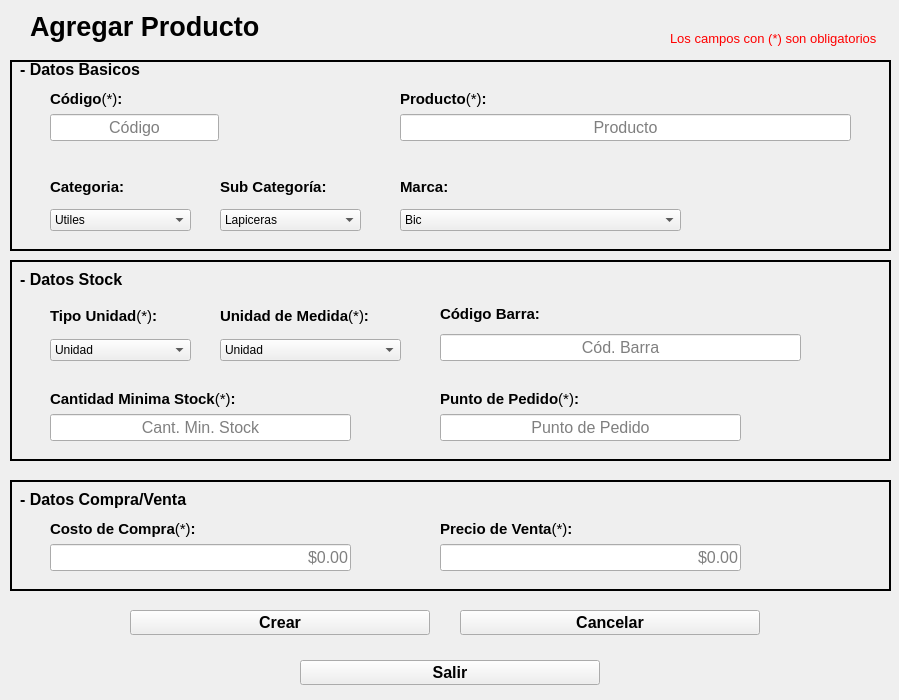
<?xml version="1.0" encoding="UTF-8"?>
<ui version="4.0">
 <class>CreateProduct</class>
 <widget class="QWidget" name="CreateProduct">
  <property name="geometry">
   <rect>
    <x>0</x>
    <y>0</y>
    <width>899</width>
    <height>700</height>
   </rect>
  </property>
  <property name="windowTitle">
   <string>Agregar Producto</string>
  </property>
  <widget class="QPushButton" name="btn_create">
   <property name="geometry">
    <rect>
     <x>130</x>
     <y>610</y>
     <width>300</width>
     <height>25</height>
    </rect>
   </property>
   <property name="font">
    <font>
     <pointsize>12</pointsize>
     <weight>75</weight>
     <bold>true</bold>
    </font>
   </property>
   <property name="cursor">
    <cursorShape>PointingHandCursor</cursorShape>
   </property>
   <property name="text">
    <string>Crear</string>
   </property>
  </widget>
  <widget class="QLabel" name="TitAgregarProd">
   <property name="geometry">
    <rect>
     <x>30</x>
     <y>10</y>
     <width>300</width>
     <height>33</height>
    </rect>
   </property>
   <property name="font">
    <font>
     <pointsize>20</pointsize>
     <weight>75</weight>
     <italic>false</italic>
     <bold>true</bold>
    </font>
   </property>
   <property name="text">
    <string>Agregar Producto</string>
   </property>
  </widget>
  <widget class="QPushButton" name="btn_exit">
   <property name="geometry">
    <rect>
     <x>300</x>
     <y>660</y>
     <width>300</width>
     <height>25</height>
    </rect>
   </property>
   <property name="font">
    <font>
     <pointsize>12</pointsize>
     <weight>75</weight>
     <bold>true</bold>
    </font>
   </property>
   <property name="text">
    <string>Salir</string>
   </property>
  </widget>
  <widget class="QPushButton" name="btn_cancel">
   <property name="geometry">
    <rect>
     <x>460</x>
     <y>610</y>
     <width>300</width>
     <height>25</height>
    </rect>
   </property>
   <property name="font">
    <font>
     <pointsize>12</pointsize>
     <weight>75</weight>
     <bold>true</bold>
    </font>
   </property>
   <property name="text">
    <string>Cancelar</string>
   </property>
  </widget>
  <widget class="QLabel" name="label_datBasic">
   <property name="geometry">
    <rect>
     <x>20</x>
     <y>60</y>
     <width>131</width>
     <height>19</height>
    </rect>
   </property>
   <property name="font">
    <font>
     <pointsize>12</pointsize>
     <weight>75</weight>
     <bold>true</bold>
    </font>
   </property>
   <property name="text">
    <string>- Datos Basicos</string>
   </property>
  </widget>
  <widget class="QWidget" name="layoutWidget">
   <property name="geometry">
    <rect>
     <x>50</x>
     <y>90</y>
     <width>169</width>
     <height>51</height>
    </rect>
   </property>
   <layout class="QVBoxLayout" name="verticalLayout">
    <item>
     <widget class="QLabel" name="label_cod">
      <property name="font">
       <font>
        <pointsize>11</pointsize>
        <weight>75</weight>
        <bold>true</bold>
       </font>
      </property>
      <property name="text">
       <string>&lt;html&gt;&lt;head/&gt;&lt;body&gt;&lt;p&gt;Código&lt;span style=&quot; font-weight:400;&quot;&gt;(*)&lt;/span&gt;:&lt;/p&gt;&lt;/body&gt;&lt;/html&gt;</string>
      </property>
     </widget>
    </item>
    <item>
     <widget class="QLineEdit" name="input_cod">
      <property name="font">
       <font>
        <pointsize>12</pointsize>
       </font>
      </property>
      <property name="text">
       <string/>
      </property>
      <property name="maxLength">
       <number>14</number>
      </property>
      <property name="alignment">
       <set>Qt::AlignCenter</set>
      </property>
      <property name="placeholderText">
       <string>Código</string>
      </property>
     </widget>
    </item>
   </layout>
  </widget>
  <widget class="QWidget" name="layoutWidget">
   <property name="geometry">
    <rect>
     <x>400</x>
     <y>90</y>
     <width>451</width>
     <height>51</height>
    </rect>
   </property>
   <layout class="QVBoxLayout" name="verticalLayout_2">
    <item>
     <widget class="QLabel" name="label_cant">
      <property name="font">
       <font>
        <pointsize>11</pointsize>
        <weight>75</weight>
        <bold>true</bold>
       </font>
      </property>
      <property name="text">
       <string>&lt;html&gt;&lt;head/&gt;&lt;body&gt;&lt;p&gt;Producto&lt;span style=&quot; font-weight:400;&quot;&gt;(*)&lt;/span&gt;:&lt;/p&gt;&lt;/body&gt;&lt;/html&gt;</string>
      </property>
     </widget>
    </item>
    <item>
     <widget class="QLineEdit" name="input_prod">
      <property name="font">
       <font>
        <pointsize>12</pointsize>
       </font>
      </property>
      <property name="text">
       <string/>
      </property>
      <property name="maxLength">
       <number>20</number>
      </property>
      <property name="alignment">
       <set>Qt::AlignCenter</set>
      </property>
      <property name="placeholderText">
       <string>Producto</string>
      </property>
     </widget>
    </item>
   </layout>
  </widget>
  <widget class="QWidget" name="layoutWidget">
   <property name="geometry">
    <rect>
     <x>50</x>
     <y>170</y>
     <width>141</width>
     <height>61</height>
    </rect>
   </property>
   <layout class="QVBoxLayout" name="verticalLayout_3">
    <item>
     <widget class="QLabel" name="label_descrip">
      <property name="font">
       <font>
        <pointsize>11</pointsize>
        <weight>75</weight>
        <bold>true</bold>
       </font>
      </property>
      <property name="text">
       <string>Categoria:</string>
      </property>
     </widget>
    </item>
    <item>
     <widget class="QComboBox" name="box_cat">
      <property name="font">
       <font>
        <pointsize>9</pointsize>
       </font>
      </property>
      <property name="layoutDirection">
       <enum>Qt::LeftToRight</enum>
      </property>
      <item>
       <property name="text">
        <string>Utiles</string>
       </property>
      </item>
      <item>
       <property name="text">
        <string>Papeleria</string>
       </property>
      </item>
      <item>
       <property name="text">
        <string>Pintura</string>
       </property>
      </item>
      <item>
       <property name="text">
        <string>Carpeta</string>
       </property>
      </item>
      <item>
       <property name="text">
        <string/>
       </property>
      </item>
     </widget>
    </item>
   </layout>
  </widget>
  <widget class="QWidget" name="layoutWidget">
   <property name="geometry">
    <rect>
     <x>220</x>
     <y>170</y>
     <width>141</width>
     <height>61</height>
    </rect>
   </property>
   <layout class="QVBoxLayout" name="verticalLayout_4">
    <item>
     <widget class="QLabel" name="label_categoria">
      <property name="font">
       <font>
        <pointsize>11</pointsize>
        <weight>75</weight>
        <bold>true</bold>
       </font>
      </property>
      <property name="text">
       <string>Sub Categoría:</string>
      </property>
     </widget>
    </item>
    <item>
     <widget class="QComboBox" name="box_subCat">
      <property name="font">
       <font>
        <pointsize>9</pointsize>
       </font>
      </property>
      <property name="layoutDirection">
       <enum>Qt::LeftToRight</enum>
      </property>
      <item>
       <property name="text">
        <string>Lapiceras</string>
       </property>
      </item>
      <item>
       <property name="text">
        <string>Carpetas</string>
       </property>
      </item>
      <item>
       <property name="text">
        <string>Pinceles</string>
       </property>
      </item>
      <item>
       <property name="text">
        <string>Temperas</string>
       </property>
      </item>
      <item>
       <property name="text">
        <string>Acrilicos</string>
       </property>
      </item>
      <item>
       <property name="text">
        <string>Plasticola</string>
       </property>
      </item>
      <item>
       <property name="text">
        <string>Cinta adhesiva</string>
       </property>
      </item>
      <item>
       <property name="text">
        <string>Repuestos hojas</string>
       </property>
      </item>
      <item>
       <property name="text">
        <string>Cuadernos</string>
       </property>
      </item>
      <item>
       <property name="text">
        <string>Lapices</string>
       </property>
      </item>
      <item>
       <property name="text">
        <string>Crayones</string>
       </property>
      </item>
      <item>
       <property name="text">
        <string>Fibras</string>
       </property>
      </item>
      <item>
       <property name="text">
        <string>Fibrones</string>
       </property>
      </item>
     </widget>
    </item>
   </layout>
  </widget>
  <widget class="QWidget" name="layoutWidget">
   <property name="geometry">
    <rect>
     <x>400</x>
     <y>170</y>
     <width>281</width>
     <height>61</height>
    </rect>
   </property>
   <layout class="QVBoxLayout" name="verticalLayout_5">
    <item>
     <widget class="QLabel" name="label_precio">
      <property name="font">
       <font>
        <pointsize>11</pointsize>
        <weight>75</weight>
        <bold>true</bold>
       </font>
      </property>
      <property name="text">
       <string>Marca:</string>
      </property>
     </widget>
    </item>
    <item>
     <widget class="QComboBox" name="box_marca">
      <property name="font">
       <font>
        <pointsize>9</pointsize>
       </font>
      </property>
      <property name="layoutDirection">
       <enum>Qt::LeftToRight</enum>
      </property>
      <item>
       <property name="text">
        <string>Bic</string>
       </property>
      </item>
      <item>
       <property name="text">
        <string>Sabonis</string>
       </property>
      </item>
      <item>
       <property name="text">
        <string>Trabi</string>
       </property>
      </item>
      <item>
       <property name="text">
        <string>Faber Castell</string>
       </property>
      </item>
      <item>
       <property name="text">
        <string>Pizzini</string>
       </property>
      </item>
      <item>
       <property name="text">
        <string>Rivadavia</string>
       </property>
      </item>
      <item>
       <property name="text">
        <string>Gloria</string>
       </property>
      </item>
      <item>
       <property name="text">
        <string>Laprida</string>
       </property>
      </item>
      <item>
       <property name="text">
        <string>Exito</string>
       </property>
      </item>
      <item>
       <property name="text">
        <string>2020</string>
       </property>
      </item>
      <item>
       <property name="text">
        <string>1810</string>
       </property>
      </item>
     </widget>
    </item>
   </layout>
  </widget>
  <widget class="QFrame" name="frame">
   <property name="geometry">
    <rect>
     <x>10</x>
     <y>480</y>
     <width>881</width>
     <height>111</height>
    </rect>
   </property>
   <property name="frameShape">
    <enum>QFrame::WinPanel</enum>
   </property>
   <property name="frameShadow">
    <enum>QFrame::Plain</enum>
   </property>
   <widget class="QLabel" name="label_datCompraVenta">
    <property name="geometry">
     <rect>
      <x>10</x>
      <y>10</y>
      <width>211</width>
      <height>19</height>
     </rect>
    </property>
    <property name="font">
     <font>
      <pointsize>12</pointsize>
      <weight>75</weight>
      <bold>true</bold>
     </font>
    </property>
    <property name="text">
     <string>- Datos Compra/Venta</string>
    </property>
   </widget>
   <widget class="QWidget" name="layoutWidget">
    <property name="geometry">
     <rect>
      <x>430</x>
      <y>40</y>
      <width>301</width>
      <height>51</height>
     </rect>
    </property>
    <layout class="QVBoxLayout" name="verticalLayout_12">
     <item>
      <widget class="QLabel" name="label_precVenta">
       <property name="font">
        <font>
         <pointsize>11</pointsize>
         <weight>75</weight>
         <bold>true</bold>
        </font>
       </property>
       <property name="text">
        <string>&lt;html&gt;&lt;head/&gt;&lt;body&gt;&lt;p&gt;Precio de Venta&lt;span style=&quot; font-weight:400;&quot;&gt;(*)&lt;/span&gt;:&lt;/p&gt;&lt;/body&gt;&lt;/html&gt;</string>
       </property>
      </widget>
     </item>
     <item>
      <widget class="QLineEdit" name="input_precVenta">
       <property name="font">
        <font>
         <pointsize>12</pointsize>
        </font>
       </property>
       <property name="maxLength">
        <number>9</number>
       </property>
       <property name="alignment">
        <set>Qt::AlignRight|Qt::AlignTrailing|Qt::AlignVCenter</set>
       </property>
       <property name="placeholderText">
        <string>$0.00</string>
       </property>
      </widget>
     </item>
    </layout>
   </widget>
   <widget class="QWidget" name="layoutWidget">
    <property name="geometry">
     <rect>
      <x>40</x>
      <y>40</y>
      <width>301</width>
      <height>51</height>
     </rect>
    </property>
    <layout class="QVBoxLayout" name="verticalLayout_11">
     <item>
      <widget class="QLabel" name="label_costCompr">
       <property name="font">
        <font>
         <pointsize>11</pointsize>
         <weight>75</weight>
         <bold>true</bold>
        </font>
       </property>
       <property name="text">
        <string>&lt;html&gt;&lt;head/&gt;&lt;body&gt;&lt;p&gt;Costo de Compra&lt;span style=&quot; font-weight:400;&quot;&gt;(*)&lt;/span&gt;:&lt;/p&gt;&lt;/body&gt;&lt;/html&gt;</string>
       </property>
      </widget>
     </item>
     <item>
      <widget class="QLineEdit" name="input_costCompra">
       <property name="font">
        <font>
         <pointsize>12</pointsize>
        </font>
       </property>
       <property name="maxLength">
        <number>8</number>
       </property>
       <property name="alignment">
        <set>Qt::AlignRight|Qt::AlignTrailing|Qt::AlignVCenter</set>
       </property>
       <property name="placeholderText">
        <string>$0.00</string>
       </property>
      </widget>
     </item>
    </layout>
   </widget>
  </widget>
  <widget class="QFrame" name="frame_2">
   <property name="geometry">
    <rect>
     <x>10</x>
     <y>260</y>
     <width>881</width>
     <height>201</height>
    </rect>
   </property>
   <property name="frameShape">
    <enum>QFrame::WinPanel</enum>
   </property>
   <property name="frameShadow">
    <enum>QFrame::Plain</enum>
   </property>
   <property name="lineWidth">
    <number>1</number>
   </property>
   <widget class="QLabel" name="label_datStock">
    <property name="geometry">
     <rect>
      <x>10</x>
      <y>10</y>
      <width>131</width>
      <height>19</height>
     </rect>
    </property>
    <property name="font">
     <font>
      <pointsize>12</pointsize>
      <weight>75</weight>
      <bold>true</bold>
     </font>
    </property>
    <property name="text">
     <string>- Datos Stock</string>
    </property>
   </widget>
   <widget class="QWidget" name="layoutWidget">
    <property name="geometry">
     <rect>
      <x>210</x>
      <y>40</y>
      <width>181</width>
      <height>61</height>
     </rect>
    </property>
    <layout class="QVBoxLayout" name="verticalLayout_7">
     <item>
      <widget class="QLabel" name="label_uniMed">
       <property name="font">
        <font>
         <pointsize>11</pointsize>
         <weight>75</weight>
         <bold>true</bold>
        </font>
       </property>
       <property name="text">
        <string>&lt;html&gt;&lt;head/&gt;&lt;body&gt;&lt;p&gt;Unidad de Medida&lt;span style=&quot; font-weight:400;&quot;&gt;(*)&lt;/span&gt;:&lt;/p&gt;&lt;/body&gt;&lt;/html&gt;</string>
       </property>
      </widget>
     </item>
     <item>
      <widget class="QComboBox" name="box_uniMedi">
       <property name="font">
        <font>
         <pointsize>9</pointsize>
        </font>
       </property>
       <property name="layoutDirection">
        <enum>Qt::LeftToRight</enum>
       </property>
       <item>
        <property name="text">
         <string>Unidad</string>
        </property>
       </item>
      </widget>
     </item>
    </layout>
   </widget>
   <widget class="QWidget" name="layoutWidget">
    <property name="geometry">
     <rect>
      <x>430</x>
      <y>40</y>
      <width>361</width>
      <height>61</height>
     </rect>
    </property>
    <layout class="QVBoxLayout" name="verticalLayout_8">
     <item>
      <widget class="QLabel" name="label_codBarra">
       <property name="font">
        <font>
         <pointsize>11</pointsize>
         <weight>75</weight>
         <bold>true</bold>
        </font>
       </property>
       <property name="text">
        <string>Código Barra:</string>
       </property>
      </widget>
     </item>
     <item>
      <widget class="QLineEdit" name="input_codBarra">
       <property name="font">
        <font>
         <pointsize>12</pointsize>
        </font>
       </property>
       <property name="maxLength">
        <number>15</number>
       </property>
       <property name="alignment">
        <set>Qt::AlignCenter</set>
       </property>
       <property name="placeholderText">
        <string>Cód. Barra</string>
       </property>
      </widget>
     </item>
    </layout>
   </widget>
   <widget class="QWidget" name="layoutWidget">
    <property name="geometry">
     <rect>
      <x>40</x>
      <y>40</y>
      <width>141</width>
      <height>61</height>
     </rect>
    </property>
    <layout class="QVBoxLayout" name="verticalLayout_6">
     <item>
      <widget class="QLabel" name="label_tipoUni">
       <property name="font">
        <font>
         <pointsize>11</pointsize>
         <weight>75</weight>
         <bold>true</bold>
        </font>
       </property>
       <property name="text">
        <string>&lt;html&gt;&lt;head/&gt;&lt;body&gt;&lt;p&gt;Tipo Unidad&lt;span style=&quot; font-weight:400;&quot;&gt;(*)&lt;/span&gt;:&lt;/p&gt;&lt;/body&gt;&lt;/html&gt;</string>
       </property>
      </widget>
     </item>
     <item>
      <widget class="QComboBox" name="box_tipoUnid">
       <property name="font">
        <font>
         <pointsize>9</pointsize>
        </font>
       </property>
       <property name="layoutDirection">
        <enum>Qt::LeftToRight</enum>
       </property>
       <item>
        <property name="text">
         <string>Unidad</string>
        </property>
       </item>
      </widget>
     </item>
    </layout>
   </widget>
   <widget class="QWidget" name="layoutWidget">
    <property name="geometry">
     <rect>
      <x>430</x>
      <y>130</y>
      <width>301</width>
      <height>51</height>
     </rect>
    </property>
    <layout class="QVBoxLayout" name="verticalLayout_10">
     <item>
      <widget class="QLabel" name="label_puntPedi">
       <property name="font">
        <font>
         <pointsize>11</pointsize>
         <weight>75</weight>
         <bold>true</bold>
        </font>
       </property>
       <property name="text">
        <string>&lt;html&gt;&lt;head/&gt;&lt;body&gt;&lt;p&gt;Punto de Pedido&lt;span style=&quot; font-weight:400;&quot;&gt;(*)&lt;/span&gt;:&lt;/p&gt;&lt;/body&gt;&lt;/html&gt;</string>
       </property>
      </widget>
     </item>
     <item>
      <widget class="QLineEdit" name="input_puntoPedido">
       <property name="font">
        <font>
         <pointsize>12</pointsize>
        </font>
       </property>
       <property name="maxLength">
        <number>5</number>
       </property>
       <property name="alignment">
        <set>Qt::AlignCenter</set>
       </property>
       <property name="placeholderText">
        <string>Punto de Pedido</string>
       </property>
      </widget>
     </item>
    </layout>
   </widget>
   <widget class="QWidget" name="layoutWidget">
    <property name="geometry">
     <rect>
      <x>40</x>
      <y>130</y>
      <width>301</width>
      <height>51</height>
     </rect>
    </property>
    <layout class="QVBoxLayout" name="verticalLayout_9">
     <item>
      <widget class="QLabel" name="label_cantMinStock">
       <property name="font">
        <font>
         <pointsize>11</pointsize>
         <weight>75</weight>
         <bold>true</bold>
        </font>
       </property>
       <property name="text">
        <string>&lt;html&gt;&lt;head/&gt;&lt;body&gt;&lt;p&gt;Cantidad Minima Stock&lt;span style=&quot; font-weight:400;&quot;&gt;(*)&lt;/span&gt;:&lt;/p&gt;&lt;/body&gt;&lt;/html&gt;</string>
       </property>
      </widget>
     </item>
     <item>
      <widget class="QLineEdit" name="input_cantMinStock">
       <property name="font">
        <font>
         <pointsize>12</pointsize>
        </font>
       </property>
       <property name="maxLength">
        <number>5</number>
       </property>
       <property name="alignment">
        <set>Qt::AlignCenter</set>
       </property>
       <property name="placeholderText">
        <string>Cant. Min. Stock</string>
       </property>
      </widget>
     </item>
    </layout>
   </widget>
  </widget>
  <widget class="QFrame" name="frame_3">
   <property name="geometry">
    <rect>
     <x>10</x>
     <y>60</y>
     <width>881</width>
     <height>191</height>
    </rect>
   </property>
   <property name="frameShape">
    <enum>QFrame::WinPanel</enum>
   </property>
   <property name="frameShadow">
    <enum>QFrame::Plain</enum>
   </property>
  </widget>
  <widget class="QLabel" name="label">
   <property name="geometry">
    <rect>
     <x>670</x>
     <y>30</y>
     <width>221</width>
     <height>16</height>
    </rect>
   </property>
   <property name="font">
    <font>
     <pointsize>10</pointsize>
    </font>
   </property>
   <property name="styleSheet">
    <string notr="true">QLabel{color: rgb(255, 0, 0)}</string>
   </property>
   <property name="text">
    <string>Los campos con (*) son obligatorios</string>
   </property>
  </widget>
  <zorder>frame_3</zorder>
  <zorder>frame_2</zorder>
  <zorder>frame</zorder>
  <zorder>layoutWidget</zorder>
  <zorder>layoutWidget</zorder>
  <zorder>layoutWidget</zorder>
  <zorder>layoutWidget</zorder>
  <zorder>layoutWidget</zorder>
  <zorder>btn_create</zorder>
  <zorder>TitAgregarProd</zorder>
  <zorder>btn_exit</zorder>
  <zorder>btn_cancel</zorder>
  <zorder>label_datBasic</zorder>
  <zorder>label</zorder>
 </widget>
 <tabstops>
  <tabstop>input_cod</tabstop>
  <tabstop>input_prod</tabstop>
  <tabstop>input_codBarra</tabstop>
  <tabstop>input_cantMinStock</tabstop>
  <tabstop>input_puntoPedido</tabstop>
  <tabstop>input_costCompra</tabstop>
  <tabstop>input_precVenta</tabstop>
  <tabstop>btn_create</tabstop>
  <tabstop>btn_cancel</tabstop>
  <tabstop>btn_exit</tabstop>
  <tabstop>box_cat</tabstop>
  <tabstop>box_subCat</tabstop>
  <tabstop>box_marca</tabstop>
  <tabstop>box_tipoUnid</tabstop>
  <tabstop>box_uniMedi</tabstop>
 </tabstops>
 <resources/>
 <connections/>
</ui>
